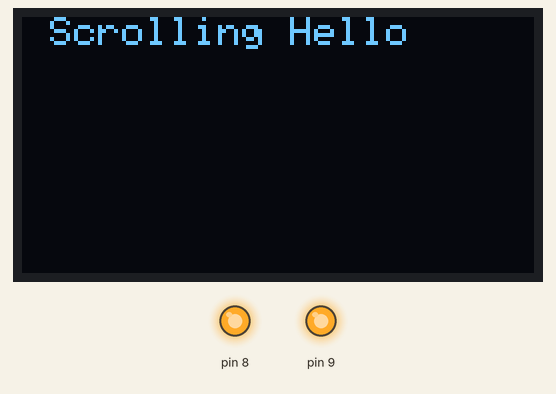
Bench run of a sketch on a simulated Arduino Uno, built with avr-gcc and run on an emulated ATmega328P. Shown: 128×64 one-colour display, output pins drawn as LEDs (lit = HIGH).

Above: at 2.6 s.
At 7.2 s:
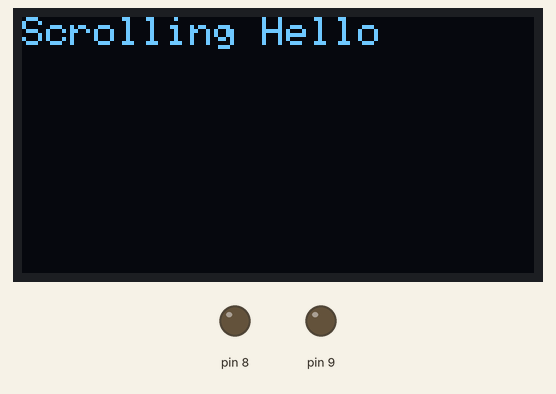
At 10.6 s:
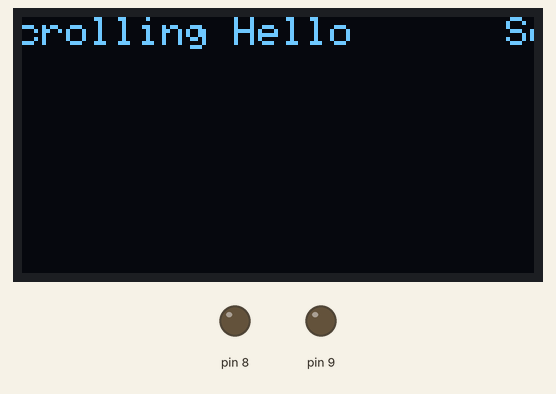
At 13.9 s:
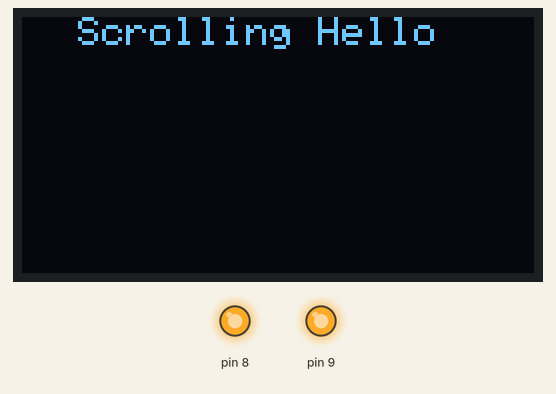
Timing chart, 0 to 38.7 s (numbered marks = the images above):
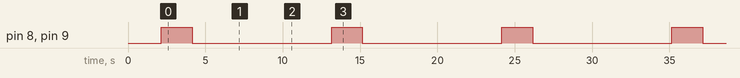

The sketch:

OLED_128x64_i2c.ino
```cpp
/*********
  Rui Santos
  Complete project details at https://randomnerdtutorials.com
*********/

#include <Wire.h>
#include <Adafruit_GFX.h>
#include <Adafruit_SSD1306.h>

#define SCREEN_WIDTH 128 // OLED display width, in pixels
#define SCREEN_HEIGHT 64 // OLED display height, in pixels

// Declaration for an SSD1306 display connected to I2C (SDA, SCL pins)
Adafruit_SSD1306 display(SCREEN_WIDTH, SCREEN_HEIGHT, &Wire, -1);

void setup() {
  pinMode(8, OUTPUT);
  pinMode(9, OUTPUT);
  Serial.begin(115200);

  if(!display.begin(SSD1306_SWITCHCAPVCC, 0x3C)) { // Address 0x3D for 128x64
    Serial.println(F("SSD1306 allocation failed"));
    for(;;);
  }
  delay(2000);
  display.clearDisplay();

  display.setTextSize(1);
  display.setTextColor(WHITE);
  display.setCursor(0, 0);
  // Display static text
  display.println("Scrolling Hello");
  display.display();
  delay(100);

}

void loop() {

  digitalWrite(8,HIGH);
  digitalWrite(9,HIGH);
  // Scroll in various directions, pausing in-between:
  display.startscrollright(0x00, 0x0F);
  delay(2000);
  display.stopscroll();
  digitalWrite(8,LOW);
  digitalWrite(9,LOW);
  delay(1000);
  display.startscrollleft(0x00, 0x0F);
  delay(2000);
  display.stopscroll();
  delay(1000);
  display.startscrolldiagright(0x00, 0x07);
  delay(2000);
  display.startscrolldiagleft(0x00, 0x07);
  delay(2000);
  display.stopscroll();
  delay(1000);
}
```

Measured:
- by itself, pin 8, pin 9: alternates HIGH for 2.0 s and LOW for 9.0 s
- by itself, everything shown: repeats every 11.0 s, in 29 steps
- what the display in image 1 shows lasts 1.3 s, from 7.2 s to 8.5 s
